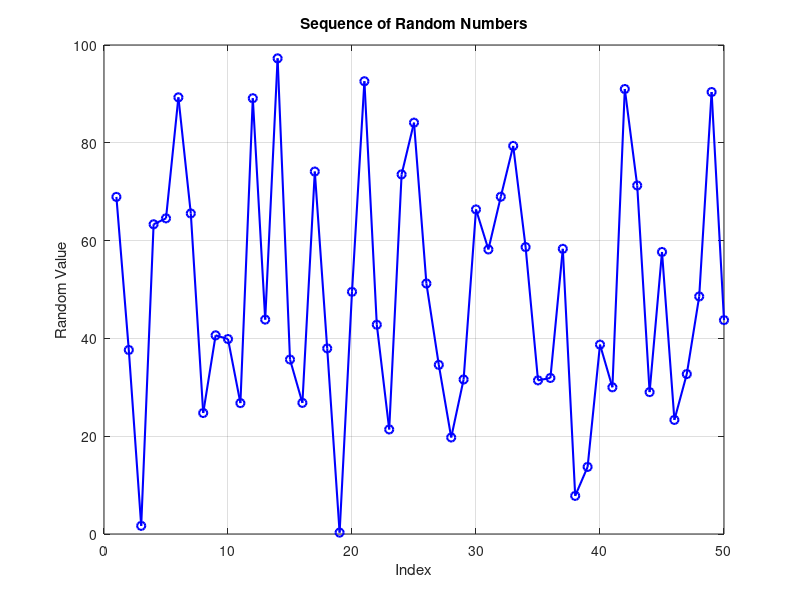

The MATLAB script that drew this image:
n = 50;
min_val = 0;
max_val = 100;
random_numbers = min_val + (max_val - min_val) * rand(1, n);
figure;
plot(random_numbers, 'b-o', 'LineWidth', 1.5, 'MarkerSize', 6);
xlabel('Index');
ylabel('Random Value');
title('Sequence of Random Numbers');
grid on;
